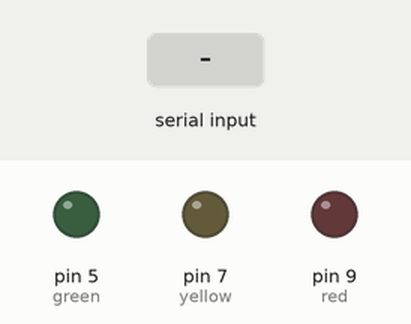
Simulated run of this sketch. Board: Arduino Uno, built with avr-gcc and run on an emulated ATmega328P. Parts: output pins drawn as LEDs (lit = HIGH). The test bench sets the inputs (shaded band).

Above: at 1.2 s.
1.3 s: "a" received over Serial
At 1.8 s:
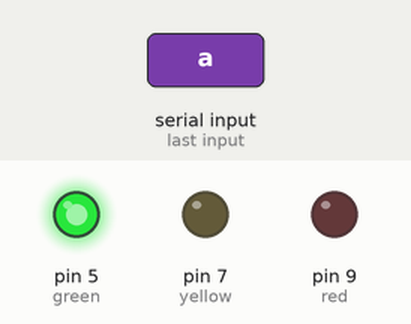
2.8 s: "b" received over Serial
At 4.0 s:
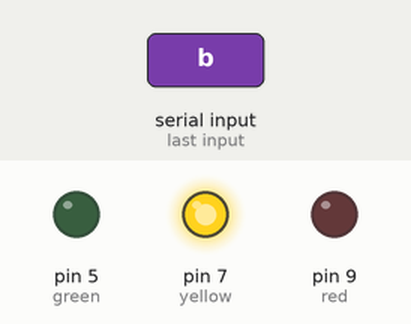
4.3 s: "c" received over Serial
At 5.3 s:
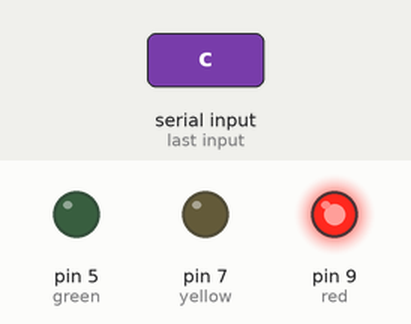
5.8 s: "1" received over Serial
At 6.4 s:
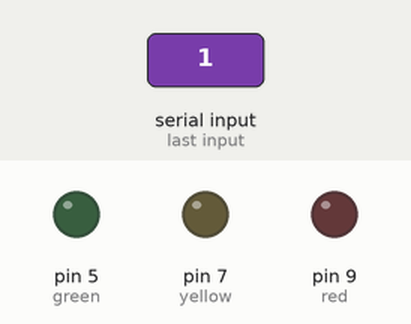
Timing chart, 0 to 8.3 s (numbered marks = the images above; inputs shaded):
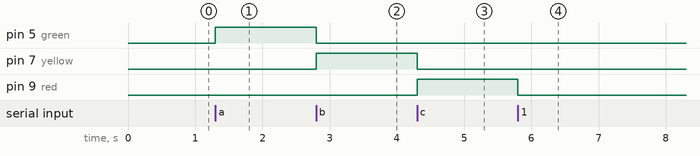

The sketch:

readFromSerial.ino
```cpp
int const green = 5;
int const yellow = 7;
int const red = 9;

void turnOnA() {
  digitalWrite(green, HIGH);
}

void turnOnB() {
  digitalWrite(yellow, HIGH);
}

void turnOnC() {
  digitalWrite(red, HIGH);
}

void turnOffAll() {
  digitalWrite(green, LOW);
  digitalWrite(yellow, LOW);
  digitalWrite(red, LOW);
}

void setup() {
  pinMode(green, OUTPUT);
  pinMode(yellow, OUTPUT);
  pinMode(red, OUTPUT);
  Serial.begin(9600);
}

void loop() {
  if (Serial.available() > 0) {
    turnOffAll();
    char input = Serial.read();
    switch(input) {
      case 'a':
        turnOnA();
        break;
      case 'b':
        turnOnB();
        break;
      case 'c':
        turnOnC();
        break;
      default:
        turnOffAll();
        break;
      }
  }
}
```

Measured:
- after the input at 1.3 s, pin 5 (green): LOW → HIGH at once
- after the input at 2.8 s, pin 5 (green): HIGH → LOW at once; pin 7 (yellow): LOW → HIGH at once
- after the input at 4.3 s, pin 7 (yellow): HIGH → LOW at once; pin 9 (red): LOW → HIGH at once
- after the input at 5.8 s, pin 9 (red): HIGH → LOW at once
